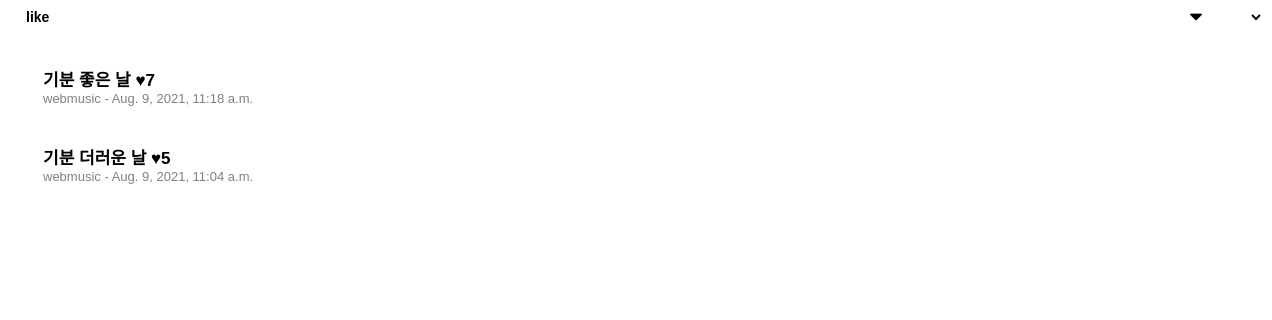
Before: /music/l_like/ with the older database file.
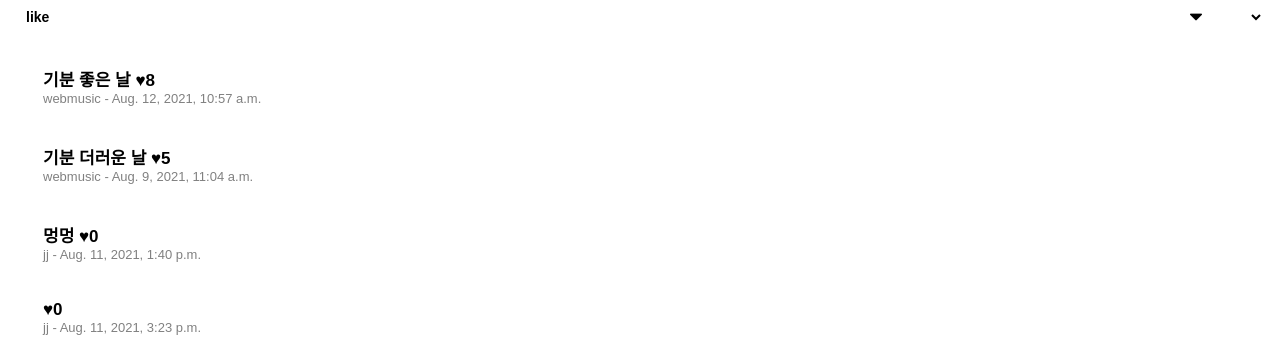
After: the same page with the newer database file.
### music/models.py (models this page shows, shortened)
class MyPlaylist(models.Model):
    mp_name = models.CharField(max_length=100, null=True)
    mp_like = models.IntegerField(default=0)
    list_pub_date = models.DateTimeField(auto_now=True)
    user_fk = models.ForeignKey(User, on_delete=models.CASCADE, null=True)

### music/views.py (the view)
# urls.py: path('l_like/', views.m_list_like, name='list_like'),
def m_list_like(request):
    playlists = models.MyPlaylist.objects.all().order_by('-mp_like')
    return render(request, 'list_rank.html', {'playlists': playlists, 'select': 'l_like'})

### templates/list_rank.html (shortened to what this page needs)
<!DOCTYPE html>
<html lang="en">
<head>
</head>
<body>
<select onchange='l_select(this)' name="l_select" class="form-select" style="width: 100%; font-family: 'Gowun Dodum', sans-serif; font-weight: bold;
                            background: url(static/down.png) no-repeat 95% 50%; border: none; font-size:14px; padding-left: 14px;">
    <optgroup label="">
        {% if select == 'l_like' %}
        <option value="l_like" selected="selected">like</option>
        {% endif %}
    </optgroup>
</select>
{% for list in playlists %}
<div class="playlist"
     style="display:table; width: 100%; border:none; margin: 0px; height:60px; padding:0px 35px 0px 35px;
              text-align:left; font-family: 'Gowun Dodum', sans-serif;">
    <div style="display:table-cell; vertical-align:middle; margin:0px; padding-top:40px;">
        <a style="font-weight: bold; text-decoration: none; font-size:17px; margin: 0px; display: block;" href="{% url 'music:playlist' list.id %}">
            <div style="font-size:17px; color:black; margin: 0px; display: block;">{{ list.mp_name }} ♥{{ list.mp_like }}</div></a>
        <div style="font-size:13px; color:grey; height: 13px; margin: 0px;">{{ list.user_fk.username }} - {{ list.list_pub_date }}
</div>
    </div>
</div>
{% endfor %}
</body>
</html>

Changed rows visible on the page:
changed MyPlaylist "기분 좋은 날": mp_like "7" → "8"; list_pub_date "Aug. 9, 2021, 11:18 a.m." → "Aug. 12, 2021, 10:57 a.m."
added MyPlaylist: mp_name "멍멍", mp_like "0", user_fk.username "jj", list_pub_date "Aug. 11, 2021, 1:40 p.m."
added MyPlaylist: mp_like "0", user_fk.username "jj", list_pub_date "Aug. 11, 2021, 3:23 p.m."
